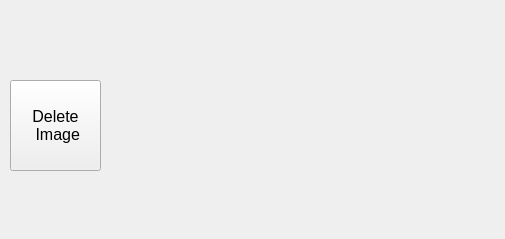
          <widget class="QWidget" name="tab_8">
           <attribute name="title">
            <string>Created images</string>
           </attribute>
           <widget class="QLabel" name="Calibratin_images_2">
            <property name="geometry">
             <rect>
              <x>105</x>
              <y>10</y>
              <width>391</width>
              <height>220</height>
             </rect>
            </property>
            <property name="text">
             <string/>
            </property>
            <property name="alignment">
             <set>Qt::AlignCenter</set>
            </property>
           </widget>
           <widget class="QPushButton" name="Left_pre">
            <property name="geometry">
             <rect>
              <x>105</x>
              <y>10</y>
              <width>75</width>
              <height>220</height>
             </rect>
            </property>
            <property name="mouseTracking">
             <bool>true</bool>
            </property>
            <property name="styleSheet">
             <string notr="true">QPushButton{background-color: transparent; border: 0px }</string>
            </property>
            <property name="text">
             <string/>
            </property>
            <property name="icon">
             <iconset theme="go-previous">
              <normaloff>../../.designer/backup</normaloff>../../.designer/backup</iconset>
            </property>
            <property name="iconSize">
             <size>
              <width>40</width>
              <height>40</height>
             </size>
            </property>
           </widget>
           <widget class="QPushButton" name="Right_pre">
            <property name="geometry">
             <rect>
              <x>420</x>
              <y>10</y>
              <width>75</width>
              <height>220</height>
             </rect>
            </property>
            <property name="mouseTracking">
             <bool>true</bool>
            </property>
            <property name="styleSheet">
             <string notr="true">QPushButton{background-color: transparent; border: 0px }</string>
            </property>
            <property name="text">
             <string/>
            </property>
            <property name="icon">
             <iconset theme="go-next">
              <normaloff>../../.designer/backup</normaloff>../../.designer/backup</iconset>
            </property>
            <property name="iconSize">
             <size>
              <width>40</width>
              <height>40</height>
             </size>
            </property>
           </widget>
           <widget class="QPushButton" name="Delete_pre">
            <property name="geometry">
             <rect>
              <x>10</x>
              <y>80</y>
              <width>91</width>
              <height>91</height>
             </rect>
            </property>
            <property name="font">
             <font>
              <pointsize>12</pointsize>
              <bold>false</bold>
              <kerning>true</kerning>
             </font>
            </property>
            <property name="text">
             <string>Delete 
 Image</string>
            </property>
           </widget>
          </widget>
